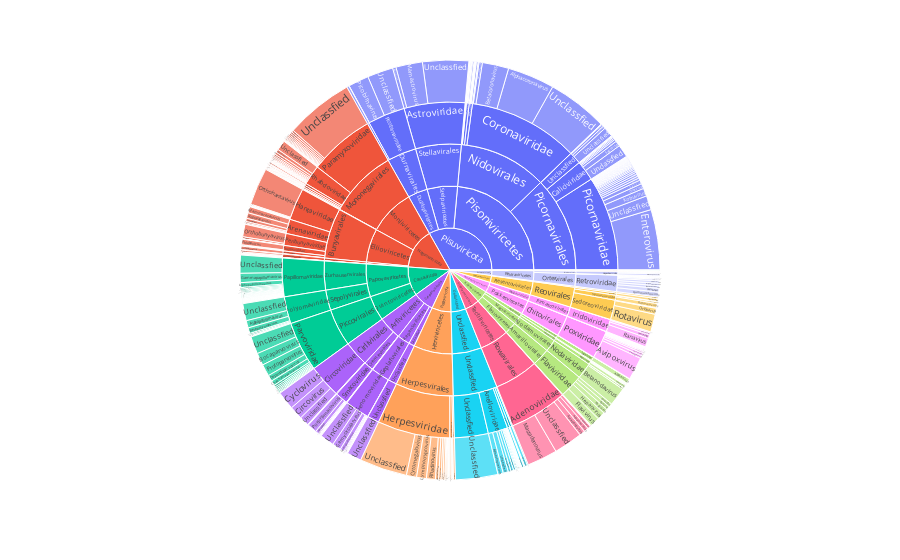

Notebook code for this chart:
### Code cell
import plotly.express as px
import pandas as pd
import plotly

data = pd.read_csv('taxon_virus.csv')
data = data.fillna(value='Unclassfied')
fig = px.sunburst(data,path=['Phylum','Class','Order','Family','Genus'])
fig.show()

plotly.offline.plot(fig,filename='Virus_taxon.html')

### Figure 1 — Plotly figure (JSON) as saved in the notebook; plotly's stock layout.template omitted (floating-point values rounded to 4 significant figures; data arrays with more than 128 entries replaced by an {"elided": "..."} marker saying what was removed)
{"data": [{"branchvalues": "total", "domain": {"x": [0, 1], "y": [0, 1]}, "hovertemplate": "labels=%{label}<br>count=%{value}<br>parent=%{parent}<br>id=%{id}<extra></extra>", "ids": {"elided": "604 str values"}, "labels": {"elided": "604 str values"}, "name": "", "parents": {"elided": "604 str values"}, "type": "sunburst", "values": {"elided": "604 int values"}}], "layout": {"legend": {"tracegroupgap": 0}, "margin": {"t": 60}}}
